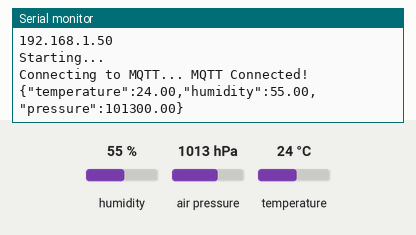
Simulated run of this sketch. Board: ESP32-C3. On the bench: the last lines printed to the serial monitor. The test bench sets the inputs (shaded band); at power-on: humidity 55 %, air pressure 1013 hPa, temperature 24 °C. WiFi joins after 1.5 s; servers stay silent unless stated; no MQTT or app messages arrive unless stated.

Above: at 4.5 s.
4.6 s: humidity set to 22 %
At 6.3 s:
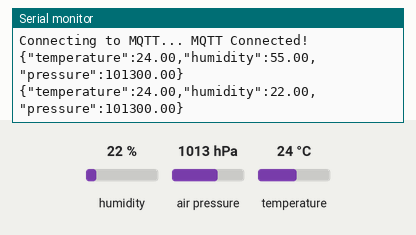
7.3 s: air pressure set to 952 hPa
At 8.0 s:
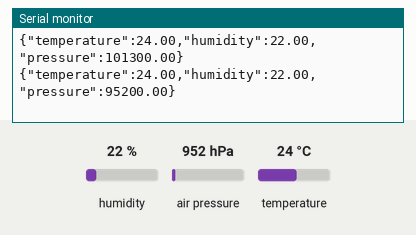
10.0 s: temperature set to 12 °C
At 12.5 s:
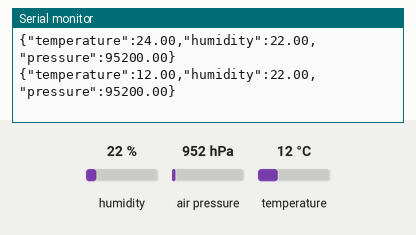

Measured:
- after the input at 4.6 s, the serial monitor: prints a new line after 0.81 s (image 1)
- after the input at 7.3 s, the serial monitor: prints a new line after 0.12 s (image 2)
- after the input at 10.0 s, the serial monitor: prints a new line after 1.4 s (image 3)

The sketch:

main.ino
```cpp
#include <Wire.h>

#include <WiFi.h>
#include "WiFiClientSecure.h"
WiFiClientSecure client;
#include "cert.h"

//#define i2c_Address 0x3d
//#define i2c_Address 0x3c    // cut jumper I2C Address on lthe left and solder on the right
#define SEALEVELPRESSURE_HPA (1013.25)
#define DELAYTIME 1000
#define BME280_ADDRESS (0x77)   // (0x76) cut left and solder left pad on board

#include <Adafruit_Sensor.h>    // https://github.com/adafruit/Adafruit_Sensor
#include <Adafruit_BME280.h>    // https://github.com/adafruit/Adafruit_BME280_Library


Adafruit_BME280 bme; // I2C

#define MQTT_SERVER "k83ff1f3.ala.eu-central-1.emqxsl.com"
#define MQTT_PORT 8883
#define MQTT_USERNAME "test"
#define MQTT_PW "test"

#include <PubSubClient.h>
PubSubClient mqtt( MQTT_SERVER,MQTT_PORT, client);


void setup()   {
  //Wire.begin(8, 10); // 8,10 = ESP32-C3-LPKit v2
  Serial.begin(115200);
  delay(100); // let serial console settle
  Serial.println("WiFi Connect");
  //wifiManager.autoConnect("ssid", "moje_tajne_heslo");
  WiFi.begin("ssid", "moje_tajne_heslo");
  delay(2000);

  while (WiFi.status() != WL_CONNECTED) {
    delay(500);
    Serial.print(".");
  }
   Serial.println("WiFi connected");
  Serial.println("IP address: ");
  Serial.println(WiFi.localIP());
  client.setCACert(root_ca);


  delay(250); // wait for the OLED to power up

  Serial.println("Starting...");

    Wire.begin (8, 10); // for ESP32-C3-Lp + uŠup - SDA=8, SCL=10
    if (! bme.begin(BME280_ADDRESS)) {
        Serial.println("Could not find a valid BME280 sensor, check wiring, address, sensor ID!");
        Serial.print("SensorID was: 0x"); Serial.println(bme.sensorID(),16);
        Serial.print("        ID of 0xFF probably means a bad address, a BMP 180 or BMP 085\n");
        Serial.print("   ID of 0x56-0x58 represents a BMP 280,\n");
        Serial.print("        ID of 0x60 represents a BME 280.\n");
        Serial.print("        ID of 0x61 represents a BME 680.\n");
        while (1) delay(10);
    }

    bme.setSampling(Adafruit_BME280::MODE_FORCED,
                  Adafruit_BME280::SAMPLING_X1, // temperature
                  Adafruit_BME280::SAMPLING_X1, // pressure
                  Adafruit_BME280::SAMPLING_X1, // humidity
                  Adafruit_BME280::FILTER_OFF   );

  delay(1000);
}


void loop() {
    MQTT_connect();
    String payload = "{\"temperature\":";
    payload.concat(String(bme.readTemperature()));
    payload.concat(",\"humidity\":");
    payload.concat(String(bme.readHumidity()));
    payload.concat(",\"pressure\":");
    payload.concat(String(bme.readPressure()));
    payload.concat("}");
    mqtt.publish("test/mine", payload.c_str());
  Serial.println(payload.c_str());
  delay(2000);
}


// Function to connect and reconnect as necessary to the MQTT server.
// Should be called in the loop function and it will take care if connecting.
void MQTT_connect() {
  int8_t ret;

  // Stop if already connected.
  if (mqtt.connected()) {
    return;
  }

  Serial.print(F("Connecting to MQTT... "));

  uint8_t retries = 3;
  while (!mqtt.connect(MQTT_USERNAME,MQTT_USERNAME,MQTT_PW)) { // connect will return 0 for connected
       //Serial.println(mqtt.connectErrorString(ret));
       Serial.println(F("Retrying MQTT connection in 5 seconds..."));
       mqtt.disconnect();
       delay(5000);  // wait 5 seconds
       retries--;
       if (retries == 0) {
         // basically die and wait for WDT to reset me
         while (1);
       }
  }
  Serial.println(F("MQTT Connected!"));
}
```

cert.h
```cpp
const char* root_ca = \
      "-----BEGIN CERTIFICATE-----\n"
"MIIDrzCCApegAwIBAgIQCDvgVpBCRrGhdWrJWZHHSjANBgkqhkiG9w0BAQUFADBh\n"
"MQswCQYDVQQGEwJVUzEVMBMGA1UEChMMRGlnaUNlcnQgSW5jMRkwFwYDVQQLExB3\n"
"d3cuZGlnaWNlcnQuY29tMSAwHgYDVQQDExdEaWdpQ2VydCBHbG9iYWwgUm9vdCBD\n"
"QTAeFw0wNjExMTAwMDAwMDBaFw0zMTExMTAwMDAwMDBaMGExCzAJBgNVBAYTAlVT\n"
"MRUwEwYDVQQKEwxEaWdpQ2VydCBJbmMxGTAXBgNVBAsTEHd3dy5kaWdpY2VydC5j\n"
"b20xIDAeBgNVBAMTF0RpZ2lDZXJ0IEdsb2JhbCBSb290IENBMIIBIjANBgkqhkiG\n"
"9w0BAQEFAAOCAQ8AMIIBCgKCAQEA4jvhEXLeqKTTo1eqUKKPC3eQyaKl7hLOllsB\n"
"CSDMAZOnTjC3U/dDxGkAV53ijSLdhwZAAIEJzs4bg7/fzTtxRuLWZscFs3YnFo97\n"
"nh6Vfe63SKMI2tavegw5BmV/Sl0fvBf4q77uKNd0f3p4mVmFaG5cIzJLv07A6Fpt\n"
"43C/dxC//AH2hdmoRBBYMql1GNXRor5H4idq9Joz+EkIYIvUX7Q6hL+hqkpMfT7P\n"
"T19sdl6gSzeRntwi5m3OFBqOasv+zbMUZBfHWymeMr/y7vrTC0LUq7dBMtoM1O/4\n"
"gdW7jVg/tRvoSSiicNoxBN33shbyTApOB6jtSj1etX+jkMOvJwIDAQABo2MwYTAO\n"
"BgNVHQ8BAf8EBAMCAYYwDwYDVR0TAQH/BAUwAwEB/zAdBgNVHQ4EFgQUA95QNVbR\n"
"TLtm8KPiGxvDl7I90VUwHwYDVR0jBBgwFoAUA95QNVbRTLtm8KPiGxvDl7I90VUw\n"
"DQYJKoZIhvcNAQEFBQADggEBAMucN6pIExIK+t1EnE9SsPTfrgT1eXkIoyQY/Esr\n"
"hMAtudXH/vTBH1jLuG2cenTnmCmrEbXjcKChzUyImZOMkXDiqw8cvpOp/2PV5Adg\n"
"06O/nVsJ8dWO41P0jmP6P6fbtGbfYmbW0W5BjfIttep3Sp+dWOIrWcBAI+0tKIJF\n"
"PnlUkiaY4IBIqDfv8NZ5YBberOgOzW6sRBc4L0na4UU+Krk2U886UAb3LujEV0ls\n"
"YSEY1QSteDwsOoBrp+uvFRTp2InBuThs4pFsiv9kuXclVzDAGySj4dzp30d8tbQk\n"
"CAUw7C29C79Fv1C5qfPrmAESrciIxpg0X40KPMbp1ZWVbd4=\n"
"-----END CERTIFICATE-----\n";
```
